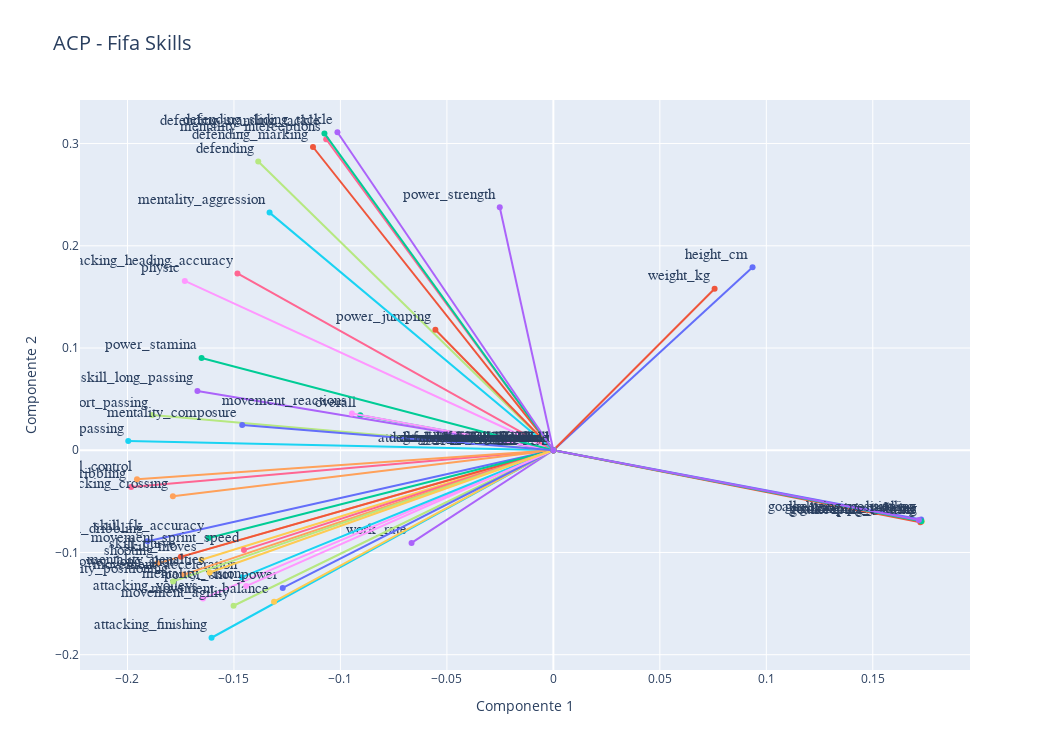

Here is the notebook cell this chart was saved with:
### Code cell
#Graph 1
pcs=pca.components_ 

data=[]

for i, (x,y) in enumerate(zip(pcs[0,:],pcs[1,:])):
    graph=go.Scatter(x=[0,x],y=[0,y],text=dfn.columns[i],
                     mode='lines+markers+text',textposition='top left',textfont=dict(family='sans serif',size=15))
    data.append(graph)

layout = go.Layout(title="ACP - Fifa Skills",titlefont=dict(size=20),
            xaxis=dict(title='Componente 1'),
            yaxis=dict(title='Componente 2'),
            autosize=False, width=1050,height=750,
            showlegend=False)

fig = go.Figure(data=data, layout=layout)

iplot(fig)

### Figure 1 — Plotly figure (JSON) as saved in the notebook; plotly's stock layout.template omitted (floating-point values rounded to 4 significant figures)
{"data": [{"mode": "lines+markers+text", "text": "height_cm", "textfont": {"family": "sans serif", "size": 15}, "textposition": "top left", "type": "scatter", "x": [0, 0.09353], "y": [0, 0.1791]}, {"mode": "lines+markers+text", "text": "weight_kg", "textfont": {"family": "sans serif", "size": 15}, "textposition": "top left", "type": "scatter", "x": [0, 0.07571], "y": [0, 0.1579]}, {"mode": "lines+markers+text", "text": "overall", "textfont": {"family": "sans serif", "size": 15}, "textposition": "top left", "type": "scatter", "x": [0, -0.09069], "y": [0, 0.03415]}, {"mode": "lines+markers+text", "text": "work_rate", "textfont": {"family": "sans serif", "size": 15}, "textposition": "top left", "type": "scatter", "x": [0, -0.0666], "y": [0, -0.09063]}, {"mode": "lines+markers+text", "text": "shooting", "textfont": {"family": "sans serif", "size": 15}, "textposition": "top left", "type": "scatter", "x": [0, -0.1859], "y": [0, -0.1107]}, {"mode": "lines+markers+text", "text": "passing", "textfont": {"family": "sans serif", "size": 15}, "textposition": "top left", "type": "scatter", "x": [0, -0.1996], "y": [0, 0.008967]}, {"mode": "lines+markers+text", "text": "dribbling", "textfont": {"family": "sans serif", "size": 15}, "textposition": "top left", "type": "scatter", "x": [0, -0.1983], "y": [0, -0.03587]}, {"mode": "lines+markers+text", "text": "defending", "textfont": {"family": "sans serif", "size": 15}, "textposition": "top left", "type": "scatter", "x": [0, -0.1386], "y": [0, 0.2825]}, {"mode": "lines+markers+text", "text": "physic", "textfont": {"family": "sans serif", "size": 15}, "textposition": "top left", "type": "scatter", "x": [0, -0.1731], "y": [0, 0.1656]}, {"mode": "lines+markers+text", "text": "goalkeeping_diving", "textfont": {"family": "sans serif", "size": 15}, "textposition": "top left", "type": "scatter", "x": [0, 0.173], "y": [0, -0.06968]}, {"mode": "lines+markers+text", "text": "goalkeeping_handling", "textfont": {"family": "sans serif", "size": 15}, "textposition": "top left", "type": "scatter", "x": [0, 0.1727], "y": [0, -0.06783]}, {"mode": "lines+markers+text", "text": "goalkeeping_kicking", "textfont": {"family": "sans serif", "size": 15}, "textposition": "top left", "type": "scatter", "x": [0, 0.1723], "y": [0, -0.07052]}, {"mode": "lines+markers+text", "text": "goalkeeping_reflexes", "textfont": {"family": "sans serif", "size": 15}, "textposition": "top left", "type": "scatter", "x": [0, 0.1728], "y": [0, -0.06945]}, {"mode": "lines+markers+text", "text": "goalkeeping_positioning", "textfont": {"family": "sans serif", "size": 15}, "textposition": "top left", "type": "scatter", "x": [0, 0.1717], "y": [0, -0.06818]}, {"mode": "lines+markers+text", "text": "attacking_crossing", "textfont": {"family": "sans serif", "size": 15}, "textposition": "top left", "type": "scatter", "x": [0, -0.1787], "y": [0, -0.04491]}, {"mode": "lines+markers+text", "text": "attacking_finishing", "textfont": {"family": "sans serif", "size": 15}, "textposition": "top left", "type": "scatter", "x": [0, -0.1605], "y": [0, -0.1834]}, {"mode": "lines+markers+text", "text": "attacking_heading_accuracy", "textfont": {"family": "sans serif", "size": 15}, "textposition": "top left", "type": "scatter", "x": [0, -0.1484], "y": [0, 0.173]}, {"mode": "lines+markers+text", "text": "attacking_short_passing", "textfont": {"family": "sans serif", "size": 15}, "textposition": "top left", "type": "scatter", "x": [0, -0.1884], "y": [0, 0.0344]}, {"mode": "lines+markers+text", "text": "attacking_volleys", "textfont": {"family": "sans serif", "size": 15}, "textposition": "top left", "type": "scatter", "x": [0, -0.1645], "y": [0, -0.1451]}, {"mode": "lines+markers+text", "text": "skill_moves", "textfont": {"family": "sans serif", "size": 15}, "textposition": "top left", "type": "scatter", "x": [0, -0.1652], "y": [0, -0.1071]}, {"mode": "lines+markers+text", "text": "skill_dribbling", "textfont": {"family": "sans serif", "size": 15}, "textposition": "top left", "type": "scatter", "x": [0, -0.1906], "y": [0, -0.08906]}, {"mode": "lines+markers+text", "text": "skill_curve", "textfont": {"family": "sans serif", "size": 15}, "textposition": "top left", "type": "scatter", "x": [0, -0.1749], "y": [0, -0.1043]}, {"mode": "lines+markers+text", "text": "skill_fk_accuracy", "textfont": {"family": "sans serif", "size": 15}, "textposition": "top left", "type": "scatter", "x": [0, -0.1619], "y": [0, -0.0859]}, {"mode": "lines+markers+text", "text": "skill_long_passing", "textfont": {"family": "sans serif", "size": 15}, "textposition": "top left", "type": "scatter", "x": [0, -0.1672], "y": [0, 0.05799]}, {"mode": "lines+markers+text", "text": "skill_ball_control", "textfont": {"family": "sans serif", "size": 15}, "textposition": "top left", "type": "scatter", "x": [0, -0.1955], "y": [0, -0.02839]}, {"mode": "lines+markers+text", "text": "movement_acceleration", "textfont": {"family": "sans serif", "size": 15}, "textposition": "top left", "type": "scatter", "x": [0, -0.1462], "y": [0, -0.1242]}, {"mode": "lines+markers+text", "text": "movement_sprint_speed", "textfont": {"family": "sans serif", "size": 15}, "textposition": "top left", "type": "scatter", "x": [0, -0.1453], "y": [0, -0.0977]}, {"mode": "lines+markers+text", "text": "movement_agility", "textfont": {"family": "sans serif", "size": 15}, "textposition": "top left", "type": "scatter", "x": [0, -0.1502], "y": [0, -0.1521]}, {"mode": "lines+markers+text", "text": "movement_reactions", "textfont": {"family": "sans serif", "size": 15}, "textposition": "top left", "type": "scatter", "x": [0, -0.0946], "y": [0, 0.03603]}, {"mode": "lines+markers+text", "text": "movement_balance", "textfont": {"family": "sans serif", "size": 15}, "textposition": "top left", "type": "scatter", "x": [0, -0.1312], "y": [0, -0.1481]}, {"mode": "lines+markers+text", "text": "power_shot_power", "textfont": {"family": "sans serif", "size": 15}, "textposition": "top left", "type": "scatter", "x": [0, -0.1271], "y": [0, -0.1347]}, {"mode": "lines+markers+text", "text": "power_jumping", "textfont": {"family": "sans serif", "size": 15}, "textposition": "top left", "type": "scatter", "x": [0, -0.0554], "y": [0, 0.1178]}, {"mode": "lines+markers+text", "text": "power_stamina", "textfont": {"family": "sans serif", "size": 15}, "textposition": "top left", "type": "scatter", "x": [0, -0.1652], "y": [0, 0.09031]}, {"mode": "lines+markers+text", "text": "power_strength", "textfont": {"family": "sans serif", "size": 15}, "textposition": "top left", "type": "scatter", "x": [0, -0.02518], "y": [0, 0.2376]}, {"mode": "lines+markers+text", "text": "power_long_shots", "textfont": {"family": "sans serif", "size": 15}, "textposition": "top left", "type": "scatter", "x": [0, -0.1736], "y": [0, -0.1216]}, {"mode": "lines+markers+text", "text": "mentality_aggression", "textfont": {"family": "sans serif", "size": 15}, "textposition": "top left", "type": "scatter", "x": [0, -0.1333], "y": [0, 0.2324]}, {"mode": "lines+markers+text", "text": "mentality_interceptions", "textfont": {"family": "sans serif", "size": 15}, "textposition": "top left", "type": "scatter", "x": [0, -0.1067], "y": [0, 0.3042]}, {"mode": "lines+markers+text", "text": "mentality_positioning", "textfont": {"family": "sans serif", "size": 15}, "textposition": "top left", "type": "scatter", "x": [0, -0.1786], "y": [0, -0.1283]}, {"mode": "lines+markers+text", "text": "mentality_vision", "textfont": {"family": "sans serif", "size": 15}, "textposition": "top left", "type": "scatter", "x": [0, -0.1443], "y": [0, -0.1329]}, {"mode": "lines+markers+text", "text": "mentality_penalties", "textfont": {"family": "sans serif", "size": 15}, "textposition": "top left", "type": "scatter", "x": [0, -0.1614], "y": [0, -0.1196]}, {"mode": "lines+markers+text", "text": "mentality_composure", "textfont": {"family": "sans serif", "size": 15}, "textposition": "top left", "type": "scatter", "x": [0, -0.1461], "y": [0, 0.02459]}, {"mode": "lines+markers+text", "text": "defending_marking", "textfont": {"family": "sans serif", "size": 15}, "textposition": "top left", "type": "scatter", "x": [0, -0.1129], "y": [0, 0.2966]}, {"mode": "lines+markers+text", "text": "defending_standing_tackle", "textfont": {"family": "sans serif", "size": 15}, "textposition": "top left", "type": "scatter", "x": [0, -0.1075], "y": [0, 0.3099]}, {"mode": "lines+markers+text", "text": "defending_sliding_tackle", "textfont": {"family": "sans serif", "size": 15}, "textposition": "top left", "type": "scatter", "x": [0, -0.1014], "y": [0, 0.3111]}], "layout": {"autosize": false, "height": 750, "showlegend": false, "title": {"font": {"size": 20}, "text": "ACP - Fifa Skills"}, "width": 1050, "xaxis": {"autorange": true, "range": [-0.2223, 0.1956], "title": {"text": "Componente 1"}, "type": "linear"}, "yaxis": {"autorange": true, "range": [-0.215, 0.3426], "title": {"text": "Componente 2"}, "type": "linear"}}}
